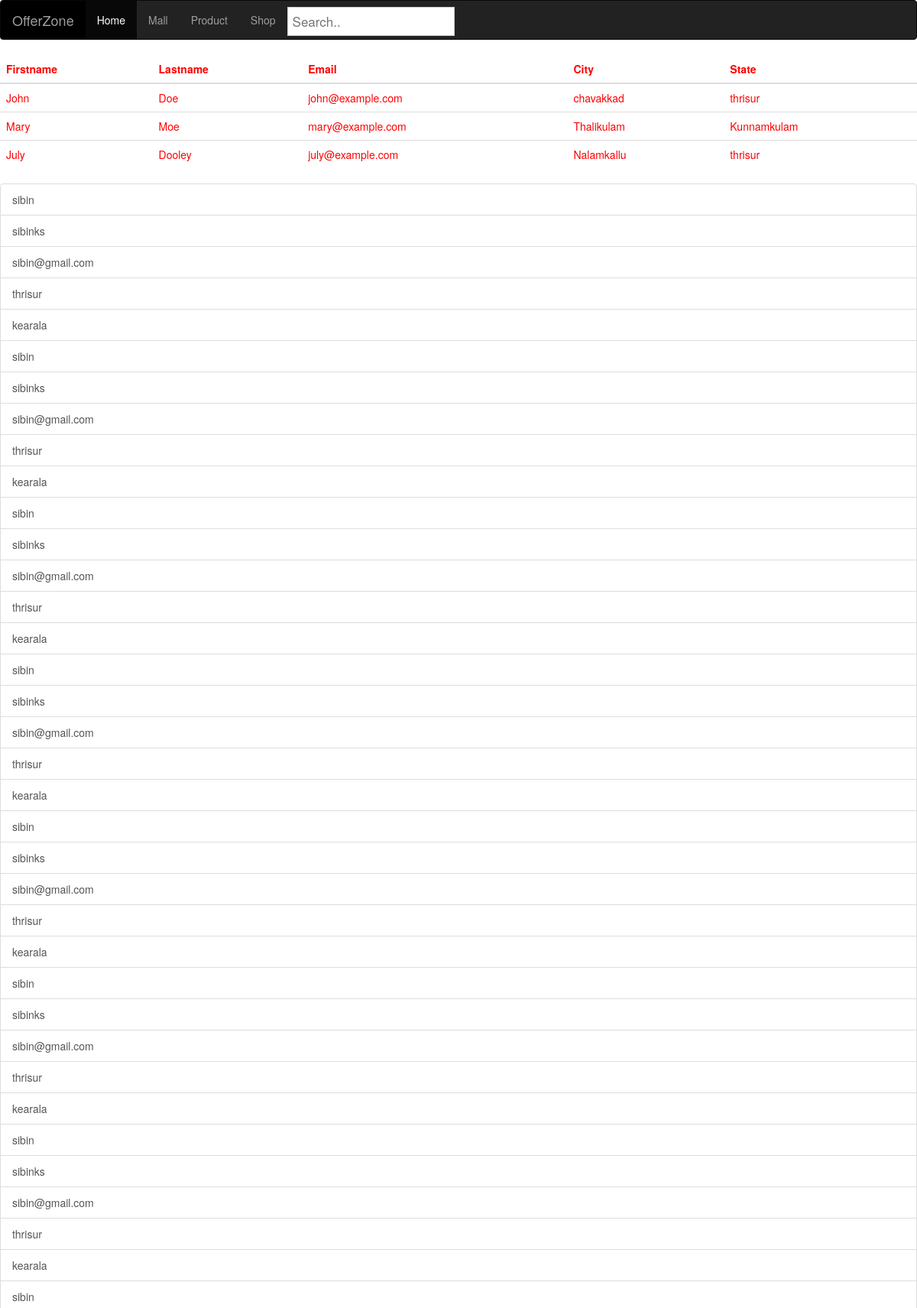
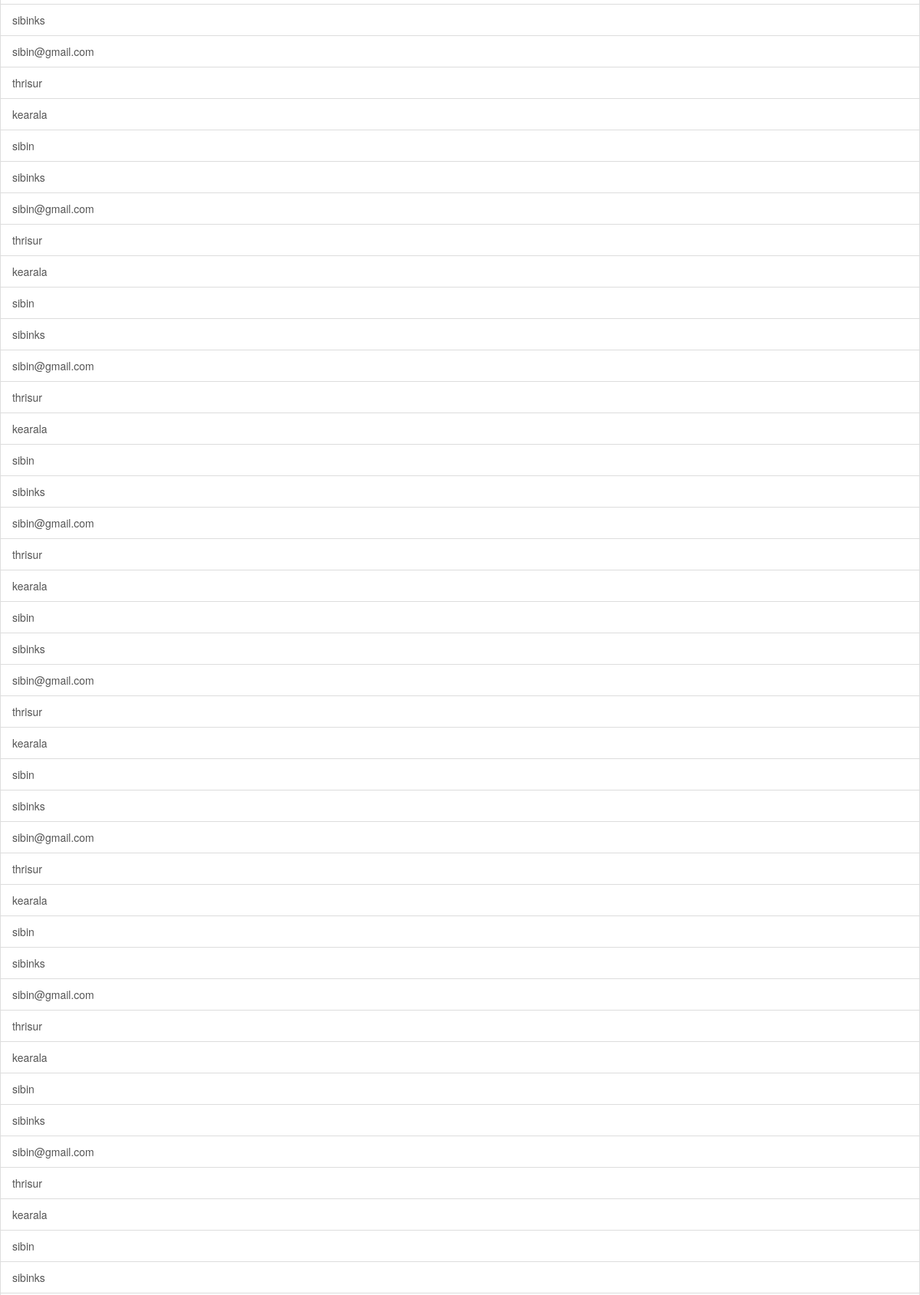
The page /firstpage/profile (upper part) on the database its author committed (2 pictures, top to bottom).
### firstapp/models.py (models this page shows)
class Student(models.Model):
    firstname=models.CharField(max_length=100)
    lastname=models.CharField(max_length=100)
    email=models.CharField(max_length=100)
    city=models.CharField(max_length=100)
    state=models.CharField(max_length=100)
    def __str__(self):
        return self.firstname

### firstapp/views.py (the view)
# urls.py: path('profile', views.studentdetails,name='firstapp-profile'),
def studentdetails(request):
    obj=Address(name="sibin",place="sibinks",city="sibin@gmail.com",state="thrisur",image="kearala")
    obj.save()
    print("test")
    p=Student.objects.filter(firstname="sibin")
    print(p)
    bd=Student.objects.filter(firstname="sibin").first()
    print(bd)
    pas={"details":p,"data2":bd}
    return render(request,"firstapp/profile.html",pas)

### firstapp/templates/firstapp/profile.html (shortened to what this page needs)
<!DOCTYPE html>
<html lang="en">
<head>
    <link rel="stylesheet" href="https://maxcdn.bootstrapcdn.com/bootstrap/3.4.1/css/bootstrap.min.css">
</head>
<body>
    <nav class="navbar navbar-inverse">
        <div class="container-fluid">
            <div class="navbar-header">
                <a class="navbar-brand" href="#">OfferZone</a>
            </div>
            <ul class="nav navbar-nav">
                <li class="active"><a href="#">Home</a></li>
                <li><a href="#">Mall</a></li>
                <li><a href="#">Product</a></li>
                <li><a href="#">Shop</a></li>
                <input type="text" placeholder="Search.." class="b">
            </ul>
        </div>
    </nav>
    <table class="table">
        <thead>
            <tr>
                <th>Firstname</th>
                <th>Lastname</th>
                <th>Email</th>
                <th> City</th>
                <th> State</th>
            </tr>
        </thead>
        <tbody>
            <tr>
                <td>John</td>
                <td>Doe</td>
                <td>john@example.com</td>
                <td>chavakkad</td>
                <td>thrisur</td>
            </tr>
            <tr>
                <td>Mary</td>
                <td>Moe</td>
                <td>mary@example.com</td>
                <td>Thalikulam</td>
                <td>Kunnamkulam</td>
            </tr>
            <tr>
                <td>July</td>
                <td>Dooley</td>
                <td>july@example.com</td>
                <td>Nalamkallu</td>
                <td>thrisur</td>
            </tr>
        </tbody>
    </table>
<div class="content-section">
    <div class="list-group">
        {% for Student in details %}
        <a href="#" class="list-group-item list-group-item-action"> {{Student.firstname}}</a>
        <a href="#" class="list-group-item list-group-item-action"> {{Student.lastname}}</a>
        <a href="#" class="list-group-item list-group-item-action"> {{Student.email}}</a>
        <a href="#" class="list-group-item list-group-item-action"> {{Student.city}}</a>
        <a href="#" class="list-group-item list-group-item-action"> {{Student.state}}</a>
        {% endfor %}
    </div>
</div>
</body>
</html>

### firstapp/templates/firstapp/profile.html (style rules this page uses)
.navbar-brand { background-color: black; }
.b { float: right; padding: 6px; border: none; margin-top: 8px; margin-right: 16px; font-size: 17px; border: 1px solid #ccc; }
.table { color: red; }

### rows shown on the page
Student: firstname "sibin", lastname "sibinks", email "sibin@gmail.com", city "thrisur", state "kearala"
Student: firstname "sibin", lastname "sibinks", email "sibin@gmail.com", city "thrisur", state "kearala"
Student: firstname "sibin", lastname "sibinks", email "sibin@gmail.com", city "thrisur", state "kearala"
Student: firstname "sibin", lastname "sibinks", email "sibin@gmail.com", city "thrisur", state "kearala"
Student: firstname "sibin", lastname "sibinks", email "sibin@gmail.com", city "thrisur", state "kearala"
Student: firstname "sibin", lastname "sibinks", email "sibin@gmail.com", city "thrisur", state "kearala"
Student: firstname "sibin", lastname "sibinks", email "sibin@gmail.com", city "thrisur", state "kearala"
Student: firstname "sibin", lastname "sibinks", email "sibin@gmail.com", city "thrisur", state "kearala"
Student: firstname "sibin", lastname "sibinks", email "sibin@gmail.com", city "thrisur", state "kearala"
Student: firstname "sibin", lastname "sibinks", email "sibin@gmail.com", city "thrisur", state "kearala"
Student: firstname "sibin", lastname "sibinks", email "sibin@gmail.com", city "thrisur", state "kearala"
Student: firstname "sibin", lastname "sibinks", email "sibin@gmail.com", city "thrisur", state "kearala"
Student: firstname "sibin", lastname "sibinks", email "sibin@gmail.com", city "thrisur", state "kearala"
Student: firstname "sibin", lastname "sibinks", email "sibin@gmail.com", city "thrisur", state "kearala"
Student: firstname "sibin", lastname "sibinks", email "sibin@gmail.com", city "thrisur", state "kearala"
Student: firstname "sibin", lastname "sibinks"
